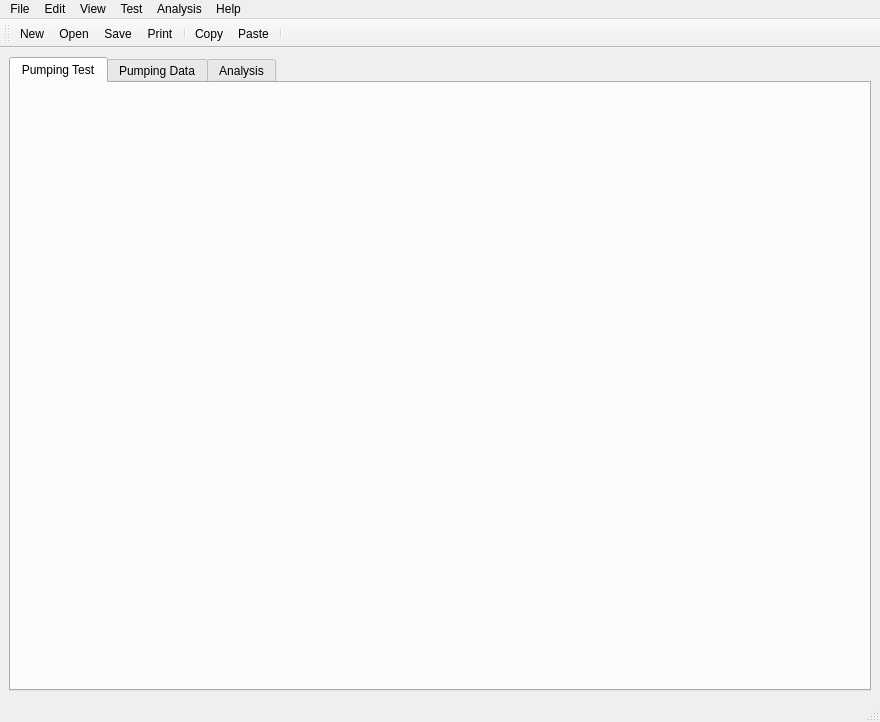
<?xml version="1.0" encoding="UTF-8"?>
<ui version="4.0">
 <class>MainWindow</class>
 <widget class="QMainWindow" name="MainWindow">
  <property name="geometry">
   <rect>
    <x>0</x>
    <y>0</y>
    <width>880</width>
    <height>722</height>
   </rect>
  </property>
  <property name="windowTitle">
   <string>MainWindow</string>
  </property>
  <property name="toolButtonStyle">
   <enum>Qt::ToolButtonIconOnly</enum>
  </property>
  <widget class="QWidget" name="centralwidget">
   <layout class="QVBoxLayout" name="verticalLayout_4">
    <item>
     <widget class="QTabWidget" name="tab_hydro">
      <property name="enabled">
       <bool>true</bool>
      </property>
      <property name="minimumSize">
       <size>
        <width>480</width>
        <height>512</height>
       </size>
      </property>
      <property name="currentIndex">
       <number>0</number>
      </property>
      <widget class="QWidget" name="tab_puming_test">
       <attribute name="icon">
        <iconset resource="icon/icon.qrc">
         <normaloff>:/menu_bar_icon/pumping_test.png</normaloff>:/menu_bar_icon/pumping_test.png</iconset>
       </attribute>
       <attribute name="title">
        <string>Pumping Test</string>
       </attribute>
       <attribute name="toolTip">
        <string>Project info , Units . Aquifer proerty , Pumping Test</string>
       </attribute>
       <layout class="QVBoxLayout" name="verticalLayout_10">
        <item>
         <widget class="PumpingTest" name="wid_pumping_test" native="true"/>
        </item>
       </layout>
      </widget>
      <widget class="QWidget" name="tab_pumping_data">
       <attribute name="icon">
        <iconset resource="icon/icon.qrc">
         <normaloff>:/menu_bar_icon/water_wiz.png</normaloff>:/menu_bar_icon/water_wiz.png</iconset>
       </attribute>
       <attribute name="title">
        <string>Pumping Data</string>
       </attribute>
       <attribute name="toolTip">
        <string>Drawdown data , discharge , graph</string>
       </attribute>
       <layout class="QVBoxLayout" name="verticalLayout_2">
        <item>
         <widget class="PumpingData" name="wid_pumping_data" native="true"/>
        </item>
       </layout>
      </widget>
      <widget class="QWidget" name="tab_analysis">
       <attribute name="icon">
        <iconset resource="icon/icon.qrc">
         <normaloff>:/menu_bar_icon/analysis.png</normaloff>:/menu_bar_icon/analysis.png</iconset>
       </attribute>
       <attribute name="title">
        <string>Analysis</string>
       </attribute>
       <attribute name="toolTip">
        <string>Solution, Output</string>
       </attribute>
       <layout class="QHBoxLayout" name="horizontalLayout">
        <item>
         <widget class="Analysis" name="wid_analysis" native="true"/>
        </item>
       </layout>
      </widget>
     </widget>
    </item>
   </layout>
  </widget>
  <widget class="QMenuBar" name="menubar">
   <property name="geometry">
    <rect>
     <x>0</x>
     <y>0</y>
     <width>880</width>
     <height>24</height>
    </rect>
   </property>
   <widget class="QMenu" name="menu_file">
    <property name="title">
     <string>File</string>
    </property>
    <addaction name="t_actionnew"/>
    <addaction name="t_actionopen"/>
    <addaction name="separator"/>
    <addaction name="t_actionsave"/>
    <addaction name="m_actionsave_as"/>
    <addaction name="separator"/>
    <addaction name="t_actionprint"/>
    <addaction name="m_actionexit"/>
   </widget>
   <widget class="QMenu" name="menu_edit">
    <property name="title">
     <string>Edit</string>
    </property>
    <addaction name="t_actioncopy"/>
    <addaction name="t_actionpaste"/>
    <addaction name="m_actiondelete"/>
   </widget>
   <widget class="QMenu" name="menu_view">
    <property name="title">
     <string>View</string>
    </property>
    <addaction name="m_actionnavigation_panel"/>
    <addaction name="separator"/>
    <addaction name="m_actionanalysis_panel"/>
    <addaction name="m_actionanalysis_status"/>
    <addaction name="m_actionanalysis_parameter"/>
    <addaction name="m_actionScatter_diagram"/>
   </widget>
   <widget class="QMenu" name="menu_test">
    <property name="title">
     <string>Test</string>
    </property>
    <addaction name="m_actioncreate_a_pumping_test"/>
    <addaction name="m_actioncreate_a_pumping_test_predicition"/>
   </widget>
   <widget class="QMenu" name="menu_analysis">
    <property name="title">
     <string>Analysis</string>
    </property>
    <addaction name="m_actioncreate_new_analysis"/>
    <addaction name="separator"/>
    <addaction name="m_actionfit"/>
    <addaction name="m_actioncomments"/>
    <addaction name="separator"/>
   </widget>
   <widget class="QMenu" name="menu_tools">
    <property name="title">
     <string>Help</string>
    </property>
    <addaction name="m_actioncontent"/>
    <addaction name="m_actionweb"/>
    <addaction name="m_actiontutorial"/>
    <addaction name="separator"/>
    <addaction name="m_actionabout"/>
   </widget>
   <addaction name="menu_file"/>
   <addaction name="menu_edit"/>
   <addaction name="menu_view"/>
   <addaction name="menu_test"/>
   <addaction name="menu_analysis"/>
   <addaction name="menu_tools"/>
  </widget>
  <widget class="QToolBar" name="toolBar">
   <property name="enabled">
    <bool>true</bool>
   </property>
   <property name="windowTitle">
    <string>toolBar</string>
   </property>
   <property name="statusTip">
    <string/>
   </property>
   <property name="toolButtonStyle">
    <enum>Qt::ToolButtonIconOnly</enum>
   </property>
   <attribute name="toolBarArea">
    <enum>TopToolBarArea</enum>
   </attribute>
   <attribute name="toolBarBreak">
    <bool>false</bool>
   </attribute>
   <addaction name="t_actionnew"/>
   <addaction name="t_actionopen"/>
   <addaction name="t_actionsave"/>
   <addaction name="t_actionprint"/>
   <addaction name="separator"/>
   <addaction name="t_actioncopy"/>
   <addaction name="t_actionpaste"/>
   <addaction name="separator"/>
  </widget>
  <widget class="QStatusBar" name="statusBar"/>
  <action name="t_actionnew">
   <property name="icon">
    <iconset resource="icon/icon.qrc">
     <normaloff>:/menu_bar_icon/create file.png</normaloff>:/menu_bar_icon/create file.png</iconset>
   </property>
   <property name="text">
    <string>New</string>
   </property>
   <property name="toolTip">
    <string>Create a New File (Ctril+N)</string>
   </property>
   <property name="statusTip">
    <string>Create a new file</string>
   </property>
   <property name="shortcut">
    <string>Ctrl+N</string>
   </property>
  </action>
  <action name="t_actionopen">
   <property name="icon">
    <iconset resource="icon/icon.qrc">
     <normaloff>:/menu_bar_icon/open-folder.png</normaloff>:/menu_bar_icon/open-folder.png</iconset>
   </property>
   <property name="text">
    <string>Open </string>
   </property>
   <property name="toolTip">
    <string>Open a File(Ctrl+O)</string>
   </property>
   <property name="statusTip">
    <string>Open an existing file</string>
   </property>
   <property name="shortcut">
    <string>Ctrl+O</string>
   </property>
  </action>
  <action name="actionClose(Ctrl+Q)">
   <property name="text">
    <string>Close</string>
   </property>
   <property name="shortcut">
    <string>Ctrl+Q</string>
   </property>
  </action>
  <action name="t_actionsave">
   <property name="icon">
    <iconset resource="icon/icon.qrc">
     <normaloff>:/menu_bar_icon/save.png</normaloff>:/menu_bar_icon/save.png</iconset>
   </property>
   <property name="text">
    <string>Save</string>
   </property>
   <property name="toolTip">
    <string>Save the File(Ctrl+S)</string>
   </property>
   <property name="statusTip">
    <string>Save the current file </string>
   </property>
   <property name="shortcut">
    <string>Ctrl+S</string>
   </property>
  </action>
  <action name="m_actionsave_as">
   <property name="text">
    <string>Save As</string>
   </property>
   <property name="shortcut">
    <string>Ctrl+Shift+S</string>
   </property>
  </action>
  <action name="t_actionprint">
   <property name="icon">
    <iconset resource="icon/icon.qrc">
     <normaloff>:/menu_bar_icon/printer.png</normaloff>:/menu_bar_icon/printer.png</iconset>
   </property>
   <property name="text">
    <string>Print</string>
   </property>
   <property name="toolTip">
    <string>Print(Ctrl+P)</string>
   </property>
   <property name="statusTip">
    <string>Print the report </string>
   </property>
   <property name="shortcut">
    <string>Ctrl+P</string>
   </property>
  </action>
  <action name="m_actionexit">
   <property name="icon">
    <iconset resource="icon/icon.qrc">
     <normaloff>:/menu_bar_icon/exit.png</normaloff>:/menu_bar_icon/exit.png</iconset>
   </property>
   <property name="text">
    <string>Exit</string>
   </property>
   <property name="shortcut">
    <string>Esc</string>
   </property>
  </action>
  <action name="t_actioncopy">
   <property name="icon">
    <iconset resource="icon/icon.qrc">
     <normaloff>:/menu_bar_icon/copy.png</normaloff>:/menu_bar_icon/copy.png</iconset>
   </property>
   <property name="text">
    <string>Copy </string>
   </property>
   <property name="toolTip">
    <string>Copy(Ctrl+C)</string>
   </property>
   <property name="statusTip">
    <string>Copy selection to clipboard</string>
   </property>
   <property name="shortcut">
    <string>Ctrl+C</string>
   </property>
  </action>
  <action name="t_actionpaste">
   <property name="icon">
    <iconset resource="icon/icon.qrc">
     <normaloff>:/menu_bar_icon/paste.png</normaloff>:/menu_bar_icon/paste.png</iconset>
   </property>
   <property name="text">
    <string>Paste</string>
   </property>
   <property name="toolTip">
    <string>Paste(Ctrl+V)</string>
   </property>
   <property name="statusTip">
    <string>Paste the data from clipboard</string>
   </property>
   <property name="shortcut">
    <string>Ctrl+V</string>
   </property>
  </action>
  <action name="m_actiondelete">
   <property name="icon">
    <iconset resource="icon/icon.qrc">
     <normaloff>:/menu_bar_icon/delete.png</normaloff>:/menu_bar_icon/delete.png</iconset>
   </property>
   <property name="text">
    <string>Delete</string>
   </property>
   <property name="shortcut">
    <string>Del</string>
   </property>
  </action>
  <action name="m_actionnavigation_panel">
   <property name="checkable">
    <bool>true</bool>
   </property>
   <property name="checked">
    <bool>true</bool>
   </property>
   <property name="text">
    <string>Navigation Panel</string>
   </property>
  </action>
  <action name="m_actionanalysis_panel">
   <property name="checkable">
    <bool>true</bool>
   </property>
   <property name="text">
    <string>Analysis Panel</string>
   </property>
  </action>
  <action name="m_actionanalysis_status">
   <property name="text">
    <string>Analysis Status</string>
   </property>
  </action>
  <action name="m_actionanalysis_parameter">
   <property name="icon">
    <iconset resource="icon/icon.qrc">
     <normaloff>:/menu_bar_icon/scroll.png</normaloff>:/menu_bar_icon/scroll.png</iconset>
   </property>
   <property name="text">
    <string>Analysis Parameter</string>
   </property>
  </action>
  <action name="m_actionScatter_diagram">
   <property name="icon">
    <iconset resource="icon/icon.qrc">
     <normaloff>:/menu_bar_icon/scatter.png</normaloff>:/menu_bar_icon/scatter.png</iconset>
   </property>
   <property name="text">
    <string>Scatter Diagram</string>
   </property>
  </action>
  <action name="m_actioncreate_a_pumping_test">
   <property name="text">
    <string>Create a Pumping Test</string>
   </property>
  </action>
  <action name="m_actioncreate_a_pumping_test_predicition">
   <property name="text">
    <string>Create a Pumping Test (Predicition)</string>
   </property>
  </action>
  <action name="m_actioncreate_new_analysis">
   <property name="icon">
    <iconset resource="icon/icon.qrc">
     <normaloff>:/menu_bar_icon/insert.png</normaloff>:/menu_bar_icon/insert.png</iconset>
   </property>
   <property name="text">
    <string>Create New Analysis</string>
   </property>
  </action>
  <action name="m_actionfit">
   <property name="icon">
    <iconset resource="icon/icon.qrc">
     <normaloff>:/menu_bar_icon/settings.png</normaloff>:/menu_bar_icon/settings.png</iconset>
   </property>
   <property name="text">
    <string>Fit </string>
   </property>
  </action>
  <action name="m_actioncomments">
   <property name="icon">
    <iconset resource="icon/icon.qrc">
     <normaloff>:/menu_bar_icon/comment.png</normaloff>:/menu_bar_icon/comment.png</iconset>
   </property>
   <property name="text">
    <string>Comments</string>
   </property>
  </action>
  <action name="actionDuplicate">
   <property name="text">
    <string>Duplicate</string>
   </property>
  </action>
  <action name="m_actioncontent">
   <property name="icon">
    <iconset resource="icon/icon.qrc">
     <normaloff>:/menu_bar_icon/content.png</normaloff>:/menu_bar_icon/content.png</iconset>
   </property>
   <property name="text">
    <string>Content</string>
   </property>
  </action>
  <action name="m_actionweb">
   <property name="text">
    <string>Web Help...</string>
   </property>
  </action>
  <action name="m_actiontutorial">
   <property name="text">
    <string>Tutorial...</string>
   </property>
  </action>
  <action name="m_actionabout">
   <property name="icon">
    <iconset resource="icon/icon.qrc">
     <normaloff>:/menu_bar_icon/about.png</normaloff>:/menu_bar_icon/about.png</iconset>
   </property>
   <property name="text">
    <string>About</string>
   </property>
  </action>
  <action name="actionRefresh">
   <property name="text">
    <string>Refresh</string>
   </property>
   <property name="toolTip">
    <string>Refresh</string>
   </property>
   <property name="menuRole">
    <enum>QAction::NoRole</enum>
   </property>
  </action>
 </widget>
 <customwidgets>
  <customwidget>
   <class>Analysis</class>
   <extends>QWidget</extends>
   <header>analysis.py</header>
   <container>1</container>
  </customwidget>
  <customwidget>
   <class>PumpingTest</class>
   <extends>QWidget</extends>
   <header>pumping_test.py</header>
   <container>1</container>
  </customwidget>
  <customwidget>
   <class>PumpingData</class>
   <extends>QWidget</extends>
   <header>pumping_data.py</header>
   <container>1</container>
  </customwidget>
 </customwidgets>
 <resources>
  <include location="icon/icon.qrc"/>
 </resources>
 <connections/>
</ui>
